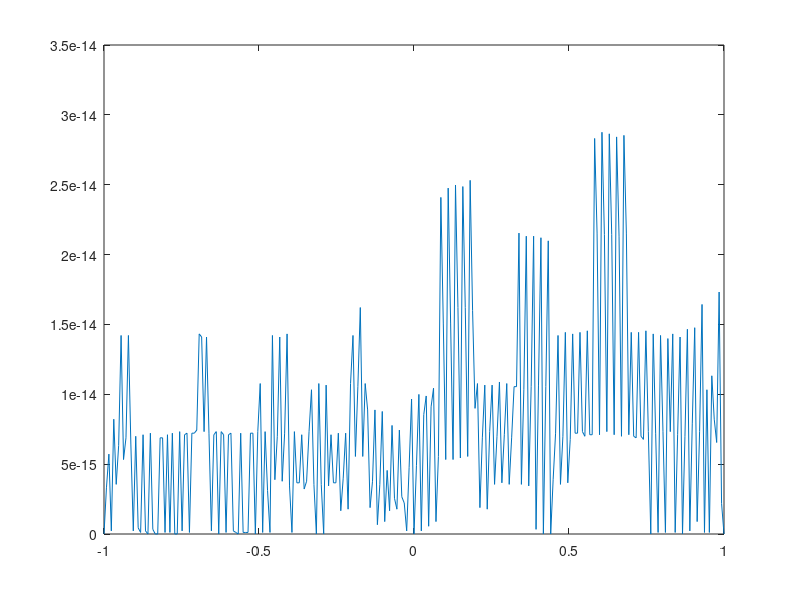

This chart was generated by the following MATLAB code: (Note: this script raises an error after producing the figure.)
% Test Code;
n=255;          m=27;           alpha=0.001;
%h=2/(n-1);      x=[-1:h:1]';    y=0*x+1;    yu=y;
h=2/(n-1);      x=[-1:h:1]';  

h1=exp((-x-1)/sqrt(alpha));
h2=exp((x-1)/sqrt(alpha));
y=x.^0;     yu=1+0*x;

Al=alpha;
for j=1:length(x)
GI(j)=(1/2)*Al*(-exp((2*(2*x(j)+1))/sqrt(Al))+exp((2*(x(j)+2))/sqrt(Al))+2*exp((1+3*x(j))/sqrt(Al))-2*exp((x(j)+3)/sqrt(Al))-exp(2*x(j)/sqrt(Al))+exp(2/sqrt(Al)))*exp(-2*x(j)/sqrt(Al))/(exp(4/sqrt(Al))-1)+(1/2)*Al*(exp((2*(2*x(j)+1))/sqrt(Al))-2*exp((3*(x(j)+1))/sqrt(Al))+exp((2*(x(j)+2))/sqrt(Al))-exp(2*x(j)/sqrt(Al))+2*exp((x(j)+1)/sqrt(Al))-exp(2/sqrt(Al)))*exp(-2*x(j)/sqrt(Al))/(exp(4/sqrt(Al))-1);
end

yu=yu-yu(1)*h1-yu(end)*h2;
figure(10)

plot(x,abs(GI'/Al-yu))
yu=GI'/Al;


%[zeros(255,2);[h1,h2]]
[AF,AD,DO]=FCplusDO(n,m,alpha);    AI=[[AF;AD],[zeros(255,2);[h1,h2]]];
RHS=[y;yu];
partialsystem=0;
if partialsystem
    [U,S,V]=svd(AF);
    fc=DO*V*(pinv(S,1e-12)*(U'*(yu)));
    size(fc)
else
    [U,S,V]=svd(AI);
    fc=V*(pinv(S,1e-12)*(U'*(RHS)));
end
    
f=AF*fc(1:end-2);
u=AD*fc(1:end-2)+fc(end-1)*h1+fc(end)*h2;

figure(1)
plot(real(f))
hold on;
plot(real(u))
hold off;

figure(5)
plot(real(f-y))
hold on;
plot(real(u-yu))
hold off;

figure(2)

G=diag(S'); GC=abs(U'*RHS);
loglog(G(1:m),GC(1:m),'o')
figure(3)
loglog(real(GC(1:m)./G(1:m)),'o');
max(abs(f-y))
max(abs(u-yu))
